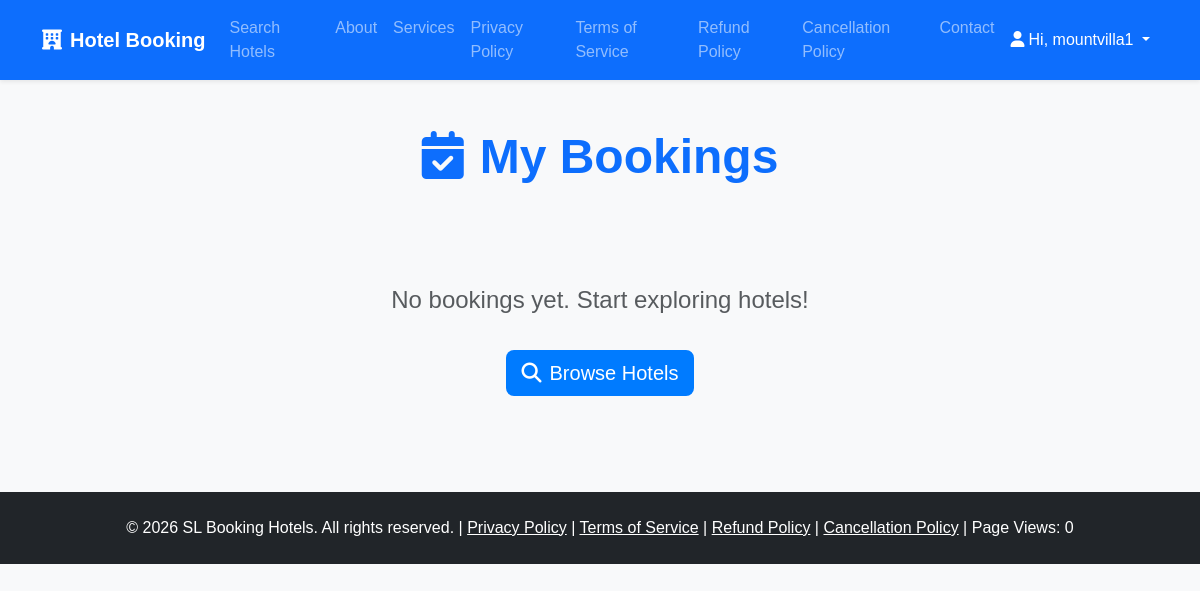
Page /my-bookings/ (signed in) on the earlier database version.
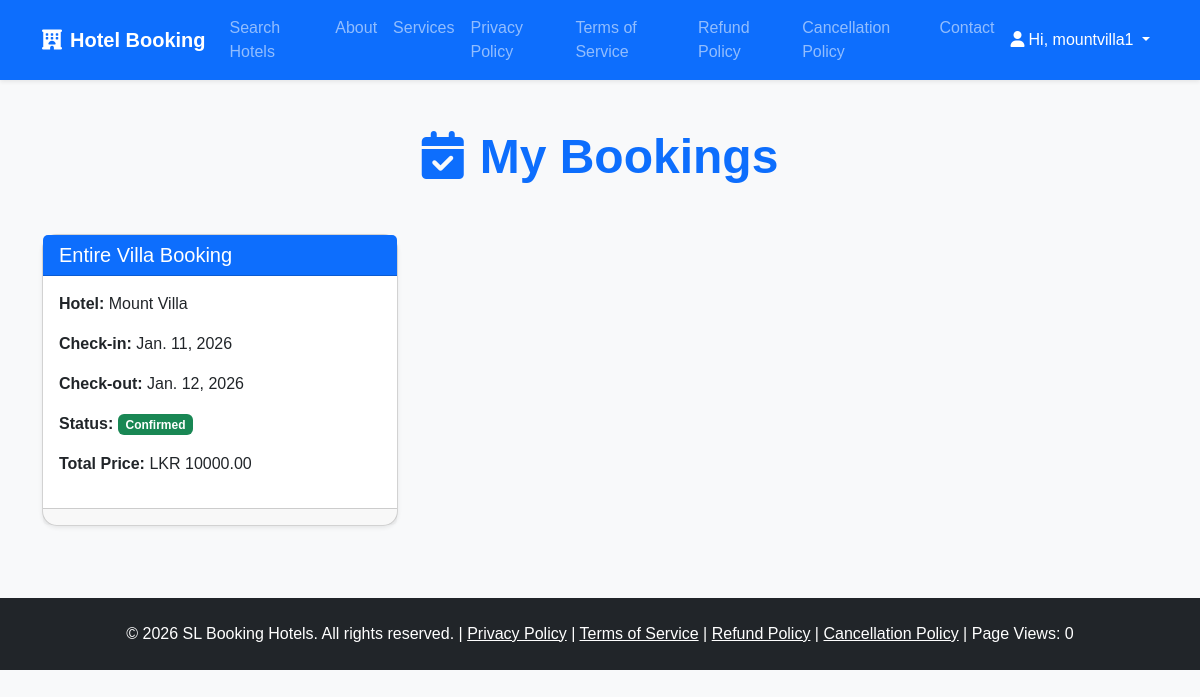
Same page on the later database version.
### core/models.py (models this page shows, shortened)
class Booking(models.Model):
    hotel = models.ForeignKey(Hotel, on_delete=models.CASCADE, related_name='bookings')
    room = models.ForeignKey(Room, on_delete=models.CASCADE, null=True, blank=True)
    user = models.ForeignKey(User, on_delete=models.CASCADE)
    check_in = models.DateField()
    check_out = models.DateField()
    status = models.CharField(max_length=20, choices=STATUS_CHOICES, default='pending')
    amount = models.DecimalField(max_digits=10, decimal_places=2, default=0.00)

class Hotel(models.Model):
    owner = models.ForeignKey(User, on_delete=models.CASCADE, related_name='hotels')
    name = models.CharField(max_length=200)
    address = models.CharField(max_length=300)
    description = models.TextField()
    main_image = models.ImageField(upload_to='hotels/')
    photo1 = models.ImageField(upload_to='hotels/', blank=True, null=True)
    photo2 = models.ImageField(upload_to='hotels/', blank=True, null=True)
    photo3 = models.ImageField(upload_to='hotels/', blank=True, null=True)
    photo4 = models.ImageField(upload_to='hotels/', blank=True, null=True)
    facilities = MultiSelectField(choices=FACILITIES_CHOICES, blank=True)
    rented_type = models.CharField(max_length=20, choices=RENTED_TYPE_CHOICES, default='rooms')
    price_per_night = models.DecimalField(max_digits=10, decimal_places=2, blank=True, null=True)
    google_location_link = models.URLField(blank=True, null=True, verbose_name="Google Maps Link")
    facebook_page = models.URLField(blank=True, null=True, verbose_name="Facebook Page Link")

### core/views.py (the view)
# urls.py: path('my-bookings/', views.my_bookings, name='my_bookings'),
@login_required
def my_bookings(request):
    bookings = Booking.objects.filter(user=request.user).order_by('-id')
    return render(request, 'core/my_bookings.html', {'bookings': bookings})

### core/context_processors.py (called while the page is built)
def site_stats(request):
    stats, _ = SiteStats.objects.get_or_create(pk=1, defaults={'total_views': 0})
    return {'total_views': stats.total_views}

### templates/core/my_bookings.html (shortened to what this page needs)
{% extends 'core/base.html' %}
{% load static %}
{% block content %}
<div class="container mt-5 mb-5">
    <h1 class="text-center mb-5 display-5 fw-bold text-primary">
        <i class="fas fa-calendar-check me-3"></i>My Bookings
    </h1>
    {% if bookings %}
        <div class="row">
            {% for booking in bookings %}
                <div class="col-md-6 col-lg-4 mb-4">
                    <div class="card shadow-sm h-100">
                        <div class="card-header bg-primary text-white">
                            <h5 class="mb-0">
                                {% if booking.room %}
                                    Room Booking
                                {% else %}
                                    Entire Villa Booking
                                {% endif %}
                            </h5>
                        </div>
                        <div class="card-body">
                            <p><strong>Hotel:</strong> {{ booking.hotel.name }}</p>
                            <p><strong>Check-in:</strong> {{ booking.check_in|date:"M. d, Y" }}</p>
                            <p><strong>Check-out:</strong> {{ booking.check_out|date:"M. d, Y" }}</p>
                            <p>
                                <strong>Status:</strong>
                                <span class="badge
                                    {% if booking.status == 'pending' %}bg-warning
                                    {% elif booking.status == 'confirmed' %}bg-success
                                    {% else %}bg-danger{% endif %}">
                                    {{ booking.get_status_display }}
                                </span>
                            </p>
                            <p>
                                <strong>Total Price:</strong>
                                {% if booking.amount > 0 %}
                                    LKR {{ booking.amount }}
                                {% else %}
                                    <span class="text-muted">Pending (Contact owner)</span>
                                {% endif %}
                            </p>
                        </div>
                        <div class="card-footer text-center">
                        </div>
                    </div>
                </div>
            {% endfor %}
        </div>
    {% else %}
        <div class="text-center py-5">
            <p class="text-muted fs-4">No bookings yet. Start exploring hotels!</p>
            <a href="{% url 'home' %}" class="btn btn-primary btn-lg mt-3">
                <i class="fas fa-search me-2"></i>Browse Hotels
            </a>
        </div>
    {% endif %}
</div>
{% endblock %}

Differences in the rows shown:
added Booking: shows "Entire Villa Booking", hotel.name "Mount Villa", check_in "Jan. 11, 2026", check_out "Jan. 12, 2026", status "Confirmed", amount "10000.00"
Other differences:
text no longer shown: "No bookings yet. Start exploring hotels! Browse Hotels"
